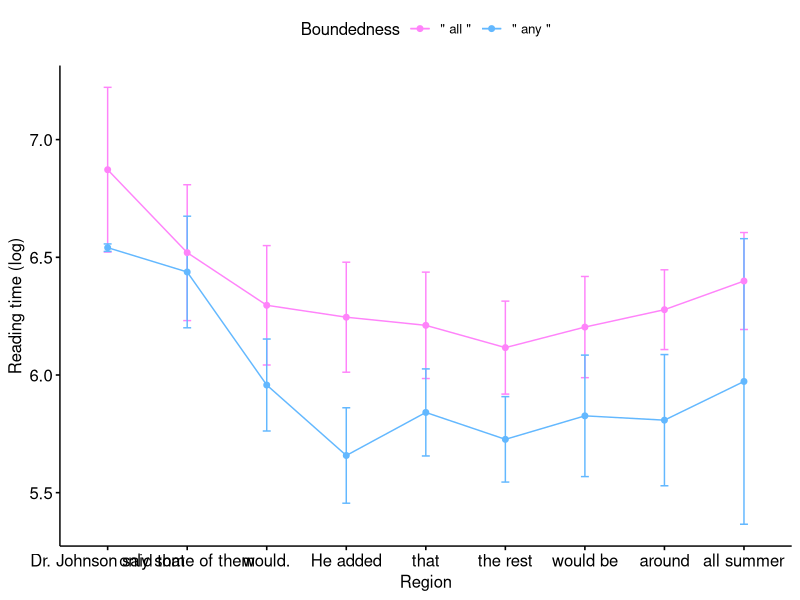
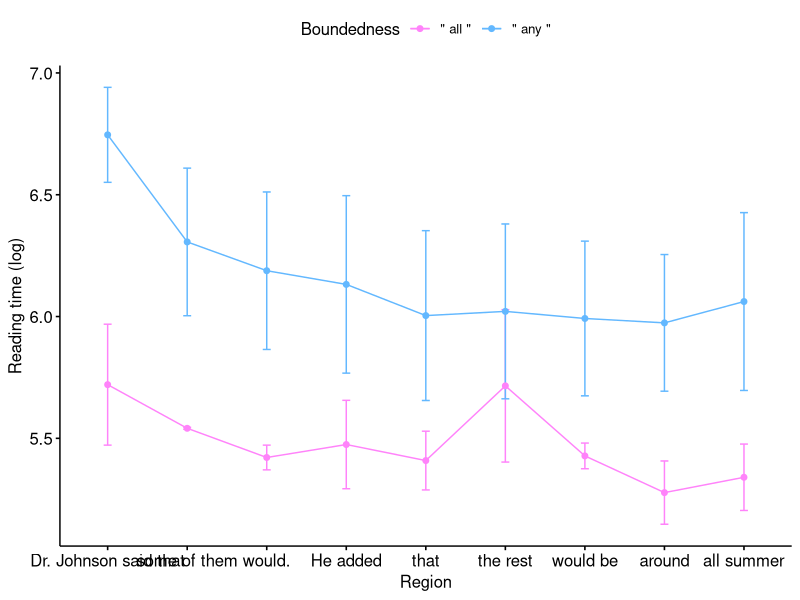
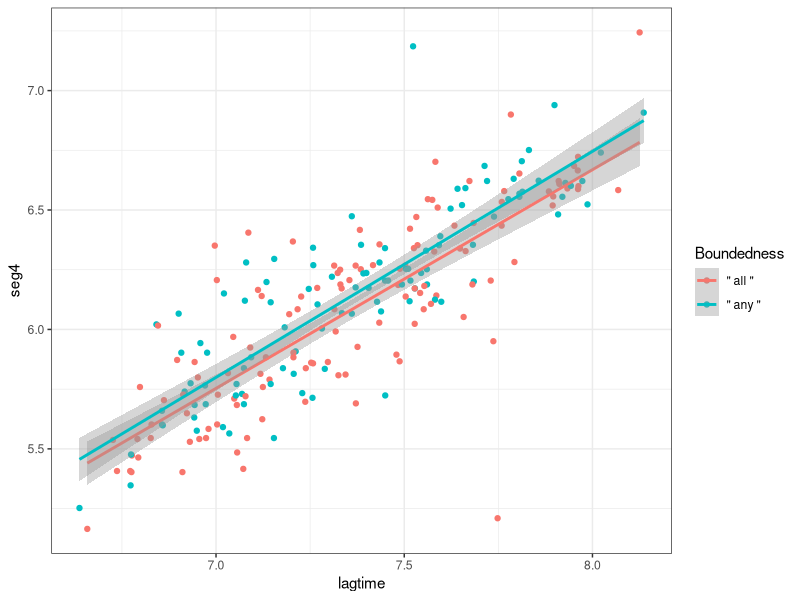
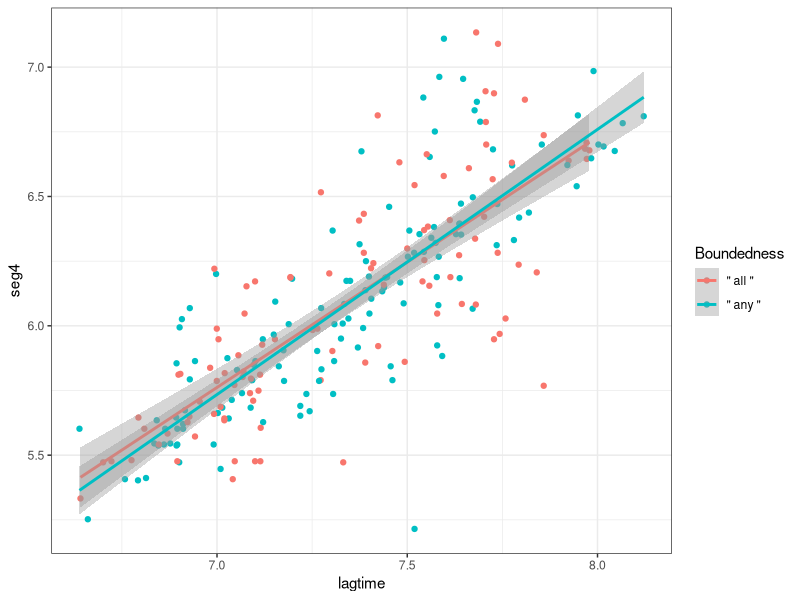

Recreate these plots in R, in order.
# read data file
setwd('/Users/Taranee/documents/LINGUIST245/ling245all/politzer2013/data')
library(lme4)
library(tidyverse)
library(lmerTest)
library("ggpubr")
theme_set(theme_bw())
rawdata = read.csv('after_step_6.csv')
rawdata = rawdata[,3:ncol(rawdata)]
colnames(rawdata)[colnames(rawdata)=="segment4"] <- "Quantifier"
colnames(rawdata)[colnames(rawdata)=="condition"] <- "Boundedness"
rawdata$complete_sentence = sub("quotechar", "", rawdata$complete_sentence)

# reformat data
newdata = rawdata %>%
  gather(RegionNum, RT, -workerid, -complete_sentence, -Quantifier, -Boundedness) %>%
  arrange(workerid)
newdata$Subject <- factor(newdata$workerid,
                    levels = c(0,1,2,4,5,7,8,10,11,12),
                    labels = c("A", "B", "C", "D", "E", "F", "G", "H", "I", "J"))

# Models
m <- lmer(RT ~ Quantifier*Boundedness + (1|Subject), newdata)
m <- lmer(RT ~ Quantifier/Boundedness + (1|Subject), newdata)
summary(m)

# Select a sentence and making Figure 1

# get all sentences that start with the same noun
# sentence = split(rawdata$complete_sentence, gsub("^(\\w+).*", "\\1", rawdata$complete_sentence))
example = grepl("^(\"Trevor).*", rawdata$complete_sentence)
# Select one single sentence and divide by Quantifier
instance = rawdata[which(example == TRUE), ]
instance = instance[, 1:(ncol(instance)-1)]
# onlysome
onlysome = split(instance, instance$Quantifier)[instance$Quantifier[1]]
onlysome = as.data.frame(onlysome)
colnames(onlysome) = colnames(instance)
onlysome = onlysome %>%
  gather(RegionNum, RT, -workerid, -complete_sentence, -Quantifier, -Boundedness) %>%
  arrange(RegionNum)
onlysome$segment <- factor(onlysome$RegionNum,
                           levels = c("seg3",  "seg4",  "seg5",  "seg6",  "seg7",  "seg8",  "seg9", "seg10", "seg11"),
                           labels = c("Dr. Johnson said that", "only some of them", "would.", "He added", "that", 
                                      "the rest", "would be", "around", "all summer"))
onlysome$bound <- factor(onlysome$Boundedness,
                               levels = c(onlysome$Boundedness[2], onlysome$Boundedness[3]),
                               labels = c('Upper bound only some', 'Lower bound only some'))
## Why I can't change label here and it's returning "NA"?
ggline(onlysome, x = "segment", y = "RT", color = "Boundedness", 
       add = c("mean_se"), palette = c("orchid1", "steelblue1"),
       ylab = "Reading time (log)", xlab = "Region")
dev.copy(png,"../results/graphs/Figure1only.png")
dev.off()
## How to change legend label??

# some
some = split(instance, instance$Quantifier)[instance$Quantifier[2]]
some = as.data.frame(some)
colnames(some) = colnames(instance)
some = some %>%
  gather(RegionNum, RT, -workerid, -complete_sentence, -Quantifier, -Boundedness) %>%
  arrange(RegionNum)
some$segment <- factor(some$RegionNum,
                           levels = c("seg3",  "seg4",  "seg5",  "seg6",  "seg7",  "seg8",  "seg9", "seg10", "seg11"),
                           labels = c("Dr. Johnson said that", "some of them", "would.", "He added", "that", 
                                      "the rest", "would be", "around", "all summer"))
ggline(some, x = "segment", y = "RT", color = "Boundedness", 
       add = c("mean_se"), palette = c("orchid1", "steelblue1"),
       ylab = "Reading time (log)", xlab = "Region")
dev.copy(png,"../results/graphs/Figure1some.png")
dev.off()

# Making Figure 2
some = split(rawdata, rawdata$Quantifier)[rawdata$Quantifier[3]]
some = as.data.frame(some)
colnames(some) = colnames(rawdata)
some$lagtime = log(exp(some$seg5)+exp(some$seg6)+exp(some$seg7)+exp(some$seg8))
ggplot(some, aes(x=lagtime, y=seg4, color=Boundedness)) +
  geom_point() +
  geom_smooth(method="lm")
dev.copy(png,"../results/graphs/Figure2some.png")
dev.off()

onlysome = split(rawdata, rawdata$Quantifier)[rawdata$Quantifier[1]]
onlysome = as.data.frame(onlysome)
colnames(onlysome) = colnames(rawdata)
onlysome$lagtime = log(exp(onlysome$seg5)+exp(onlysome$seg6)+exp(onlysome$seg7)+exp(onlysome$seg8))
ggplot(onlysome, aes(x=lagtime, y=seg4, color=Boundedness)) +
  geom_point() +
  geom_smooth(method="lm")
dev.copy(png,"../results/graphs/Figure2only.png")
dev.off()
